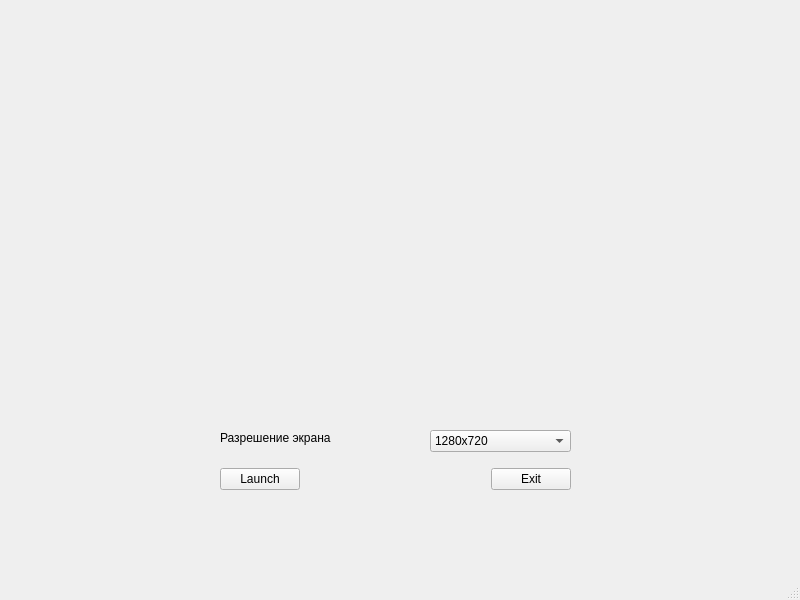
<?xml version="1.0" encoding="UTF-8"?>
<ui version="4.0">
 <class>MainWindow</class>
 <widget class="QMainWindow" name="MainWindow">
  <property name="geometry">
   <rect>
    <x>0</x>
    <y>0</y>
    <width>800</width>
    <height>600</height>
   </rect>
  </property>
  <property name="windowTitle">
   <string>MainWindow</string>
  </property>
  <widget class="QWidget" name="centralwidget">
   <widget class="QWidget" name="horizontalLayoutWidget">
    <property name="geometry">
     <rect>
      <x>220</x>
      <y>459</y>
      <width>351</width>
      <height>41</height>
     </rect>
    </property>
    <layout class="QHBoxLayout" name="horizontalLayout">
     <item>
      <widget class="QPushButton" name="LaunchButton">
       <property name="text">
        <string>Launch</string>
       </property>
      </widget>
     </item>
     <item>
      <spacer name="horizontalSpacer">
       <property name="orientation">
        <enum>Qt::Horizontal</enum>
       </property>
       <property name="sizeHint" stdset="0">
        <size>
         <width>40</width>
         <height>20</height>
        </size>
       </property>
      </spacer>
     </item>
     <item>
      <widget class="QPushButton" name="ExitButton">
       <property name="text">
        <string>Exit</string>
       </property>
      </widget>
     </item>
    </layout>
   </widget>
   <widget class="QLabel" name="label">
    <property name="geometry">
     <rect>
      <x>220</x>
      <y>430</y>
      <width>121</width>
      <height>16</height>
     </rect>
    </property>
    <property name="text">
     <string>Разрешение экрана</string>
    </property>
   </widget>
   <widget class="QComboBox" name="comboBox">
    <property name="geometry">
     <rect>
      <x>430</x>
      <y>430</y>
      <width>141</width>
      <height>22</height>
     </rect>
    </property>
    <item>
     <property name="text">
      <string>1280x720</string>
     </property>
    </item>
    <item>
     <property name="text">
      <string>1920x1080</string>
     </property>
    </item>
    <item>
     <property name="text">
      <string>1440x900</string>
     </property>
    </item>
   </widget>
  </widget>
  <widget class="QMenuBar" name="menubar">
   <property name="geometry">
    <rect>
     <x>0</x>
     <y>0</y>
     <width>800</width>
     <height>26</height>
    </rect>
   </property>
  </widget>
  <widget class="QStatusBar" name="statusbar"/>
 </widget>
 <resources/>
 <connections/>
</ui>
